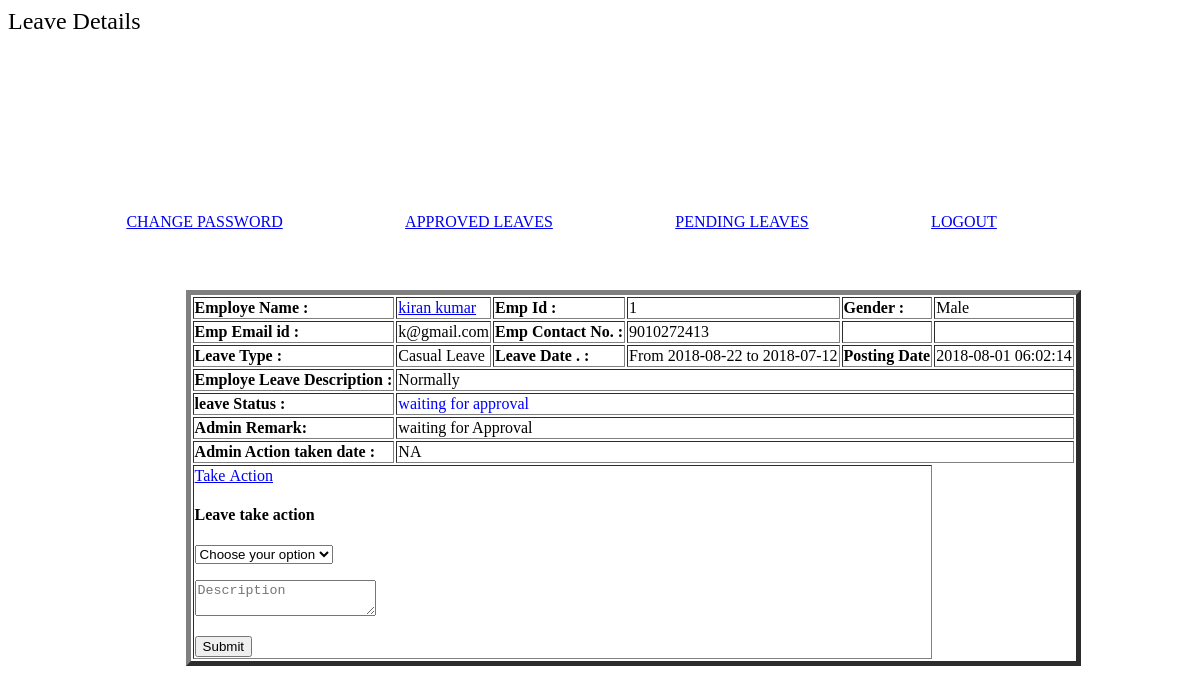
Screenshot of /admin/leave-details.php?leaveid=14 (signed in) with the database file from the repository.
### tables this page shows
CREATE TABLE `tblleaves` (
  `id` int(11) NOT NULL AUTO_INCREMENT,
  `LeaveType` varchar(110) NOT NULL,
  `ToDate` varchar(120) NOT NULL,
  `FromDate` varchar(120) NOT NULL,
  `Description` mediumtext NOT NULL,
  `PostingDate` timestamp NOT NULL DEFAULT CURRENT_TIMESTAMP,
  `AdminRemark` mediumtext,
  `AdminRemarkDate` varchar(120) DEFAULT NULL,
  `Status` int(1) NOT NULL,
  `IsRead` int(1) NOT NULL,
  `empid` int(11) DEFAULT NULL,
  PRIMARY KEY (`id`),
  KEY `UserEmail` (`empid`)
);

CREATE TABLE `tblemployees` (
  `id` int(11) NOT NULL AUTO_INCREMENT,
  `EmpId` varchar(100) NOT NULL,
  `FirstName` varchar(150) NOT NULL,
  `LastName` varchar(150) NOT NULL,
  `EmailId` varchar(200) NOT NULL,
  `Password` varchar(180) NOT NULL,
  `Gender` varchar(100) NOT NULL,
  `Dob` varchar(100) NOT NULL,
  `Department` varchar(255) NOT NULL,
  `Address` varchar(255) NOT NULL,
  `City` varchar(200) NOT NULL,
  `Country` varchar(150) NOT NULL,
  `Phonenumber` char(11) NOT NULL,
  `Status` int(1) NOT NULL,
  `RegDate` timestamp NOT NULL DEFAULT CURRENT_TIMESTAMP,
  PRIMARY KEY (`id`)
);

### admin/leave-details.php (the view, shortened to what this page needs)
<?php
include('../config.php');
if(strlen($_SESSION['alogin'])==0)
    {
header('location:index.php');
}
else{
 ?>
<!DOCTYPE html>
<html lang="en">
    <head>
    </head>
    <body>
            <main class="mn-inner">
                <div class="row">
                    <div class="col s12">
                        <div class="page-title" style="font-size:24px;">Leave Details</div>
                    </div>
                    <div class="col s12 m12 l12">
                        <div class="card">
                            <div class="card-content">
<nav>
     <a href="changepassword.php" >CHANGE PASSWORD</a>
    <a href="approvedleave-history.php" >APPROVED LEAVES</a>
    <a href="pending-leavehistory.php" >PENDING LEAVES</a>
               <a href="logout.php" >LOGOUT</a>
   </nav>
                              <table id="example" class="display responsive-table " border="5">
                                    <tbody>
<?php
$lid=intval($_GET['leaveid']);
$sql = "SELECT tblleaves.id as lid,tblemployees.FirstName,tblemployees.LastName,tblemployees.EmpId,tblemployees.id,tblemployees.Gender,
tblemployees.Phonenumber,tblemployees.EmailId,tblleaves.LeaveType,tblleaves.ToDate,tblleaves.FromDate,tblleaves.Description,tblleaves.PostingDate,
tblleaves.Status,tblleaves.AdminRemark,tblleaves.AdminRemarkDate from tblleaves join tblemployees on tblleaves.empid=tblemployees.id where tblleaves.id=:lid";
$query = $dbh -> prepare($sql);
$query->bindParam(':lid',$lid,PDO::PARAM_STR);
$query->execute();
$results=$query->fetchAll(PDO::FETCH_OBJ);
$cnt=1;
if($query->rowCount() > 0)
{
foreach($results as $result)
{
      ?>
                                        <tr>
                                            <td style="font-size:16px;"> <b>Employe Name :</b></td>
                                              <td><a href="editemployee.php?empid=<?php echo htmlentities($result->id);?>" target="_blank">
                                                <?php echo htmlentities($result->FirstName." ".$result->LastName);?></a></td>
                                              <td style="font-size:16px;"><b>Emp Id :</b></td>
                                              <td><?php echo htmlentities($result->EmpId);?></td>
                                              <td style="font-size:16px;"><b>Gender :</b></td>
                                              <td><?php echo htmlentities($result->Gender);?></td>
                                          </tr>
                                          <tr>
                                             <td style="font-size:16px;"><b>Emp Email id :</b></td>
                                            <td><?php echo htmlentities($result->EmailId);?></td>
                                             <td style="font-size:16px;"><b>Emp Contact No. :</b></td>
                                            <td><?php echo htmlentities($result->Phonenumber);?></td>
                                            <td>&nbsp;</td>
                                             <td>&nbsp;</td>
                                        </tr>
  <tr>
                                             <td style="font-size:16px;"><b>Leave Type :</b></td>
                                            <td><?php echo htmlentities($result->LeaveType);?></td>
                                             <td style="font-size:16px;"><b>Leave Date . :</b></td>
                                            <td>From <?php echo htmlentities($result->FromDate);?> to <?php echo htmlentities($result->ToDate);?></td>
                                            <td style="font-size:16px;"><b>Posting Date</b></td>
                                           <td><?php echo htmlentities($result->PostingDate);?></td>
                                        </tr>
<tr>
                                             <td style="font-size:16px;"><b>Employe Leave Description : </b></td>
                                            <td colspan="5"><?php echo htmlentities($result->Description);?></td>
                                        </tr>
<tr>
<td style="font-size:16px;"><b>leave Status :</b></td>
<td colspan="5"><?php $stats=$result->Status;
if($stats==1){
?>
<span style="color: green">Approved</span>
 <?php } if($stats==2)  { ?>
<span style="color: red">Not Approved</span>
<?php } if($stats==0)  { ?>
 <span style="color: blue">waiting for approval</span>
 <?php } ?>
</td>
</tr>
<tr>
<td style="font-size:16px;"><b>Admin Remark: </b></td>
<td colspan="5"><?php
if($result->AdminRemark==""){
  echo "waiting for Approval";
}
else{
echo htmlentities($result->AdminRemark);
}
?></td>
 </tr>
 <tr>
<td style="font-size:16px;"><b>Admin Action taken date : </b></td>
<td colspan="5"><?php
if($result->AdminRemarkDate==""){
  echo "NA";
}
else{
echo htmlentities($result->AdminRemarkDate);
}
?></td>
 </tr>
<?php
if($stats==0)
{
?>
<tr>
 <td colspan="5">
  <a class="modal-trigger waves-effect waves-light btn" href="#modal1">Take&nbsp;Action</a>
<form name="adminaction" method="post">
<div id="modal1" class="modal modal-fixed-footer" style="height: 60%">
    <div class="modal-content" style="width:90%">
        <h4>Leave take action</h4>
          <select class="browser-default form-control" name="status" required="">
                                            <option value="">Choose your option</option>
                                        </select></p>
                                        <p><textarea id="textarea1" name="description" class="form-control materialize-textarea" name="description" placeholder="Description" length="500" maxlength="500" required></textarea></p>
    </div>
    <div class="modal-footer" style="width:90%">
       <input type="submit" class="waves-effect waves-light btn blue m-b-xs" name="update" value="Submit">
    </div>
</div>
 </td>
</tr>
<?php } ?>
                                         <?php $cnt++;} }?>
                                    </tbody>
                                </table>
                            </div>
                        </div>
                    </div>
                </div>
            </main>
    </body>
</html>
<?php } ?>

### admin/leave-details.php (style rules this page uses)
nav a { margin-left:10%; width:10%; }
nav { margin-top:15%; }
body, html { height: 100%; }
body { background-image:url(http://80skiparty.com/wp-content/uploads/2017/12/best-of-prism-background-white-background-designs-for-websites-clipartsgram-prism-background.jpg); background-repeat: no-repeat; background-position: center; background-size: cover; height: 60%; }
table { margin-left:15%; margin-top:5%; }

### rows the page displays
tblleaves: tblemployees.FirstName+LastName "kiran kumar", tblemployees.EmpId "1", tblemployees.Gender "Male", tblemployees.EmailId "k@gmail.com", tblemployees.Phonenumber "9010272413", LeaveType "Casual Leave", FromDate "2018-08-22", ToDate "2018-07-12", PostingDate "2018-08-01 06:02:14", Description "Normally", Status "waiting for approval", shows "waiting for Approval", shows "NA"
